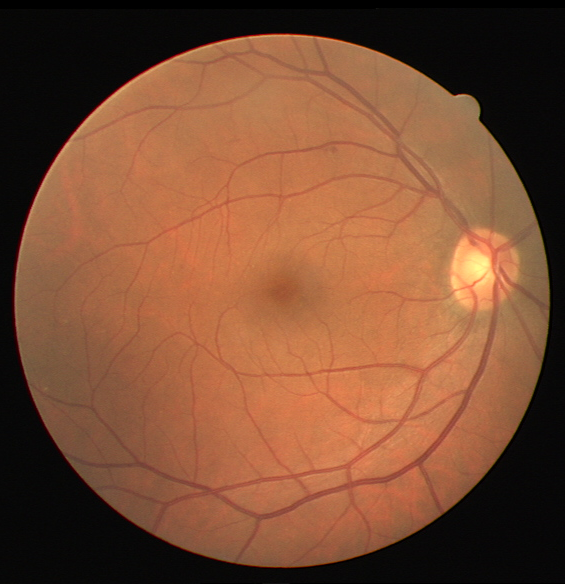
#> input picture example.tif, 565 x 584 px
$ python -i main.py   (imports and definitions only)
#> lines starting #> are read from the running program, lines starting #| are printed output that depends on the picture; after the words box and inside, x2 and y2 are one past the last pixel; in counts of white or black regions, pixels touching at a corner belong together
import cv2
import numpy as np
import streamlit as st

def extract_bv(image):

    """
    Internal function to process a passed image
    Parameters:
        image: the image to be processed

    Returns:
        The image object with detected blood vessel
    """

    clahe = cv2.createCLAHE(clipLimit=2.0, tileGridSize=(8,8))
    contrast_enhanced_green_fundus = clahe.apply(image)

    r1 = cv2.morphologyEx(contrast_enhanced_green_fundus, cv2.MORPH_OPEN, cv2.getStructuringElement(cv2.MORPH_ELLIPSE,(5,5)), iterations = 1)
    R1 = cv2.morphologyEx(r1, cv2.MORPH_CLOSE, cv2.getStructuringElement(cv2.MORPH_ELLIPSE,(5,5)), iterations = 1)
    r2 = cv2.morphologyEx(R1, cv2.MORPH_OPEN, cv2.getStructuringElement(cv2.MORPH_ELLIPSE,(11,11)), iterations = 1)
    R2 = cv2.morphologyEx(r2, cv2.MORPH_CLOSE, cv2.getStructuringElement(cv2.MORPH_ELLIPSE,(11,11)), iterations = 1)
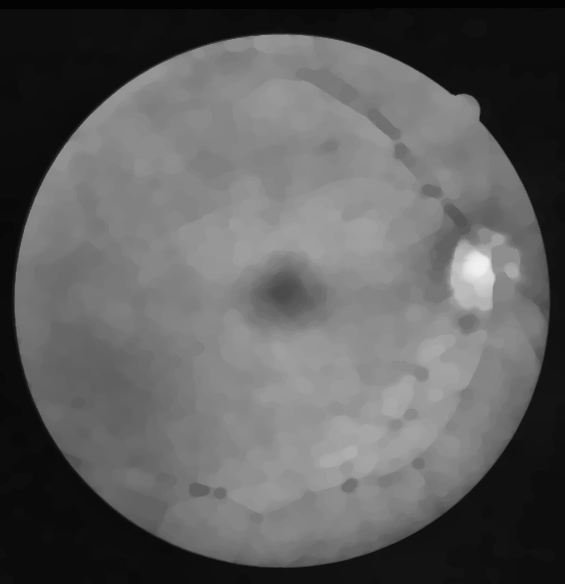
#> R2: shape (584, 565); min 3, max 240, mean 93.6
    r3 = cv2.morphologyEx(R2, cv2.MORPH_OPEN, cv2.getStructuringElement(cv2.MORPH_ELLIPSE,(23,23)), iterations = 1)
    R3 = cv2.morphologyEx(r3, cv2.MORPH_CLOSE, cv2.getStructuringElement(cv2.MORPH_ELLIPSE,(23,23)), iterations = 1)
    f4 = cv2.subtract(R3,contrast_enhanced_green_fundus)
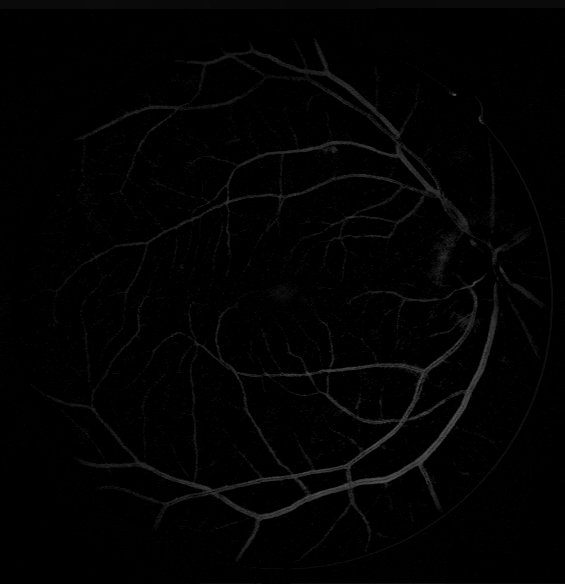
#> f4: shape (584, 565); min 0, max 92, mean 2.4
    f5 = clahe.apply(f4)
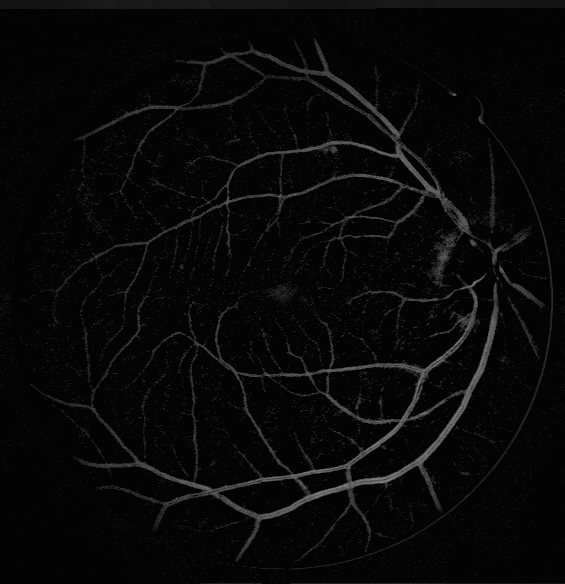
#> f5: shape (584, 565); min 3, max 128, mean 8.1

    ret,f6 = cv2.threshold(f5,15,255,cv2.THRESH_BINARY)
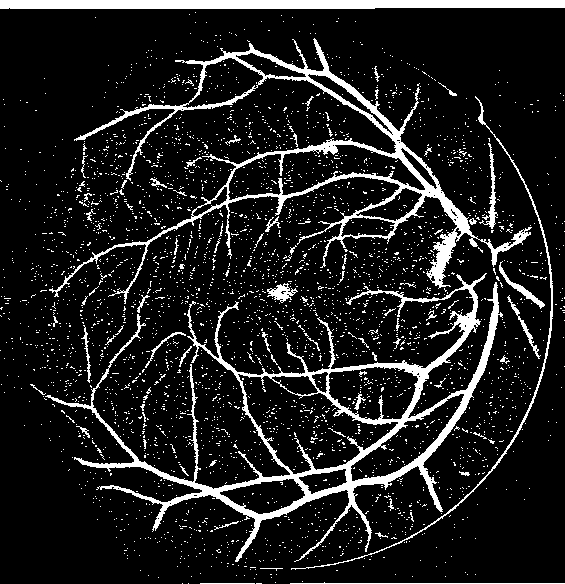
#> f6: shape (584, 565); 12% white; 3402 white regions (3333 under 20 px)
    mask = np.ones(f5.shape[:2], dtype="uint8") * 255

    contours, hierarchy = cv2.findContours(f6.copy(),cv2.RETR_LIST,cv2.CHAIN_APPROX_SIMPLE)
#> contours = 3519 contours, 3483 with area under 20; largest, box (x1, y1, x2, y2) and area: (45, 273, 503, 562) 28105, (49, 38, 532, 304) 19182, (237, 373, 399, 475) 7832, (227, 144, 426, 201) 5674, (0, 0, 565, 9) 4322
    for cnt in contours:
        if cv2.contourArea(cnt) <= 200:
            cv2.drawContours(mask, [cnt], -1, 0, -1)
#> this loop made 3519 passes
#> cnt on passes 1 to 3: [[256, 583], [261, 583]], [[200, 583], [254, 583]], [[188, 583]]
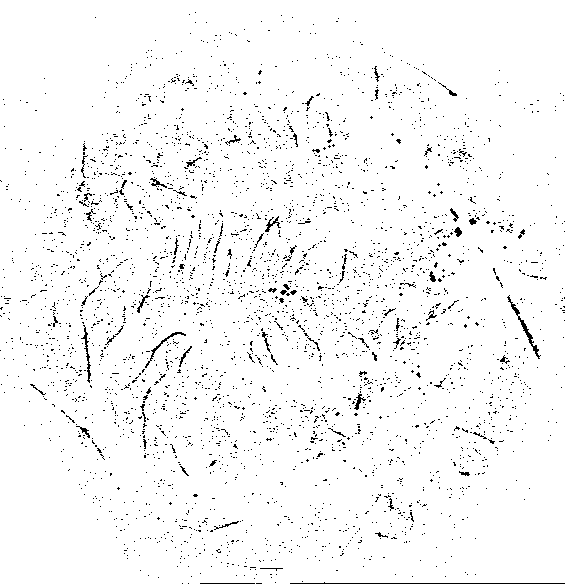
#> mask: shape (584, 565); 96.8% white; black in thin lines or dots
    im = cv2.bitwise_and(f5, f5, mask=mask)
    ret,fin = cv2.threshold(im,15,255,cv2.THRESH_BINARY_INV)
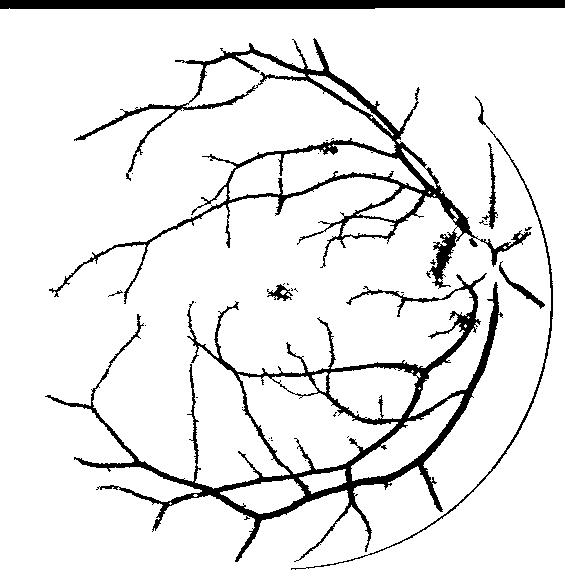
#> fin: shape (584, 565); 91.2% white; 34 black regions (26 under 20 px), largest, box (x1, y1, x2, y2) and area: (45, 273, 503, 562) 12478, (49, 38, 531, 304) 9601, (0, 0, 565, 9) 4894
    newfin = cv2.erode(fin, cv2.getStructuringElement(cv2.MORPH_ELLIPSE,(3,3)), iterations=1)
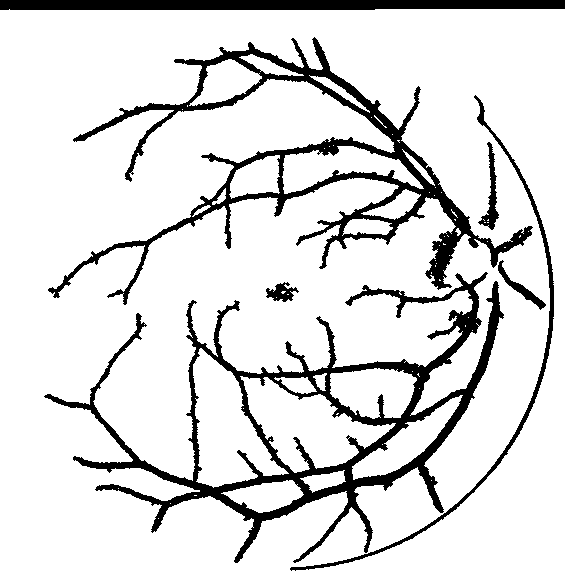
#> newfin: shape (584, 565); 87.1% white; 7 black regions, largest, box (x1, y1, x2, y2) and area: (44, 272, 504, 563) 18357, (48, 37, 533, 305) 14884, (0, 0, 565, 10) 5459

    fundus_eroded = cv2.bitwise_not(newfin)
#> (the run stopped early here; a loop or call above may not have finished)
